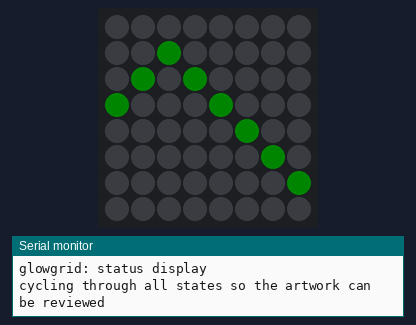
This sketch was run on a simulated Arduino Uno, built with avr-gcc and run on an emulated ATmega328P. Shown: 8×8 RGB LED matrix (first LED top left, wired row by row), the last lines printed to the serial monitor. Dim RGB values are drawn brighter than linear.

Above: at 1.1 s.
At 4.1 s:
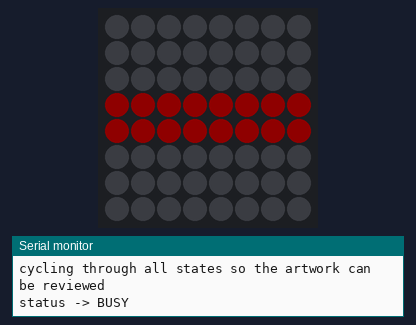
At 7.1 s:
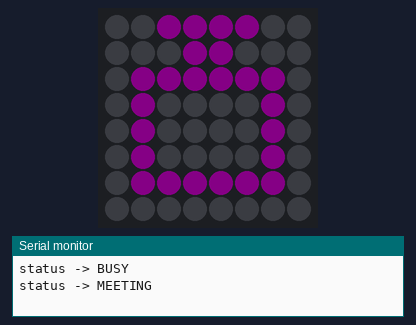
At 10.1 s:
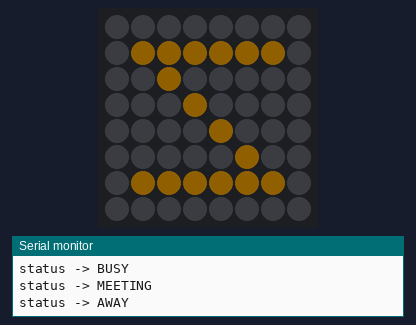
At 13.1 s:
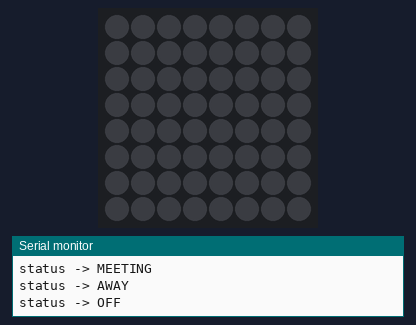

Measured:
- by itself, everything shown: repeats every 15.0 s, in 5 steps
- what the display in image 0 shows lasts 3.0 s, from 1.0 s to 4.0 s

The sketch:

status_display.ino
```cpp
/*
 * glowgrid - step 3: the availability status display
 *
 * This is the real goal: an 8x8 panel showing whether you are available.
 * For now the states cycle on a timer so we can check the artwork reads
 * clearly from across a room. No Bluetooth yet - deliberately.
 *
 * The structure matters more than the timer. Everything goes through:
 *
 *     setStatus(Status)   - change what should be shown
 *     renderStatus()      - draw the current status to the panel
 *
 * When we add BLE in the next step, the ONLY change is that incoming
 * Bluetooth messages call setStatus() instead of the timer in loop().
 * Nothing else here needs to move.
 *
 * Layout, measured in step 2: index 0 bottom-left, horizontal rows,
 * serpentine, bottom row left->right. XY() hides all of that.
 */

#include <FastLED.h>

#define DATA_PIN    13
#define NUM_LEDS    64
#define MATRIX_W    8
#define MATRIX_H    8

#define BRIGHTNESS  15
#define MAX_MILLIAMPS 300

CRGB leds[NUM_LEDS];

/*
 * This enum MUST be declared before any function that mentions it.
 *
 * The Arduino build step auto-generates prototypes for your functions and
 * injects them just above the first function definition in the file. If the
 * enum were declared further down, those generated prototypes would reference
 * a type that does not exist yet and the build fails with a confusing
 * "'Status' was not declared in this scope".
 */
enum Status {
  STATUS_AVAILABLE,
  STATUS_BUSY,
  STATUS_MEETING,
  STATUS_AWAY,
  STATUS_OFF,
  STATUS_COUNT
};

Status currentStatus = STATUS_AVAILABLE;

// ---------------------------------------------------------------------------
// Drawing layer (validated in step 2b)
// ---------------------------------------------------------------------------

int XY(int x, int y) {
  if (x < 0 || x >= MATRIX_W || y < 0 || y >= MATRIX_H) {
    return -1;
  }
  int chainRow = (MATRIX_H - 1) - y;                       // flip vertically
  int xInRow = (chainRow % 2 == 0) ? x : (MATRIX_W - 1 - x); // undo serpentine
  return chainRow * MATRIX_W + xInRow;
}

void setPixel(int x, int y, CRGB colour) {
  int i = XY(x, y);
  if (i >= 0) {
    leds[i] = colour;
  }
}

void drawGlyph(const uint8_t glyph[MATRIX_H], CRGB colour) {
  for (int y = 0; y < MATRIX_H; y++) {
    for (int x = 0; x < MATRIX_W; x++) {
      if ((glyph[y] >> (7 - x)) & 1) {
        setPixel(x, y, colour);
      }
    }
  }
}

// ---------------------------------------------------------------------------
// Status artwork
//
// At 8x8 the only things that read clearly from a distance are bold shapes
// plus a strong colour. Detail is wasted here, so each icon is deliberately
// crude and relies on colour to carry most of the meaning.
// ---------------------------------------------------------------------------

// Tick mark, rising to the right.
const uint8_t GLYPH_TICK[MATRIX_H] = {
  0b00000000,
  0b00000001,
  0b00000010,
  0b00000100,
  0b10001000,
  0b01010000,
  0b00100000,
  0b00000000,
};

// Two solid bars: the universal "do not disturb".
const uint8_t GLYPH_BAR[MATRIX_H] = {
  0b00000000,
  0b00000000,
  0b00000000,
  0b11111111,
  0b11111111,
  0b00000000,
  0b00000000,
  0b00000000,
};

// A monitor on a stand: on a call / in a meeting.
const uint8_t GLYPH_SCREEN[MATRIX_H] = {
  0b00000000,
  0b01111110,
  0b01000010,
  0b01000010,
  0b01000010,
  0b01111110,
  0b00011000,
  0b00111100,
};

/*
 * A 'Z' for away. This replaced a clock face, which was unreadable: a circle
 * with hands inside it needs more than the 6x6 pixels available, so it just
 * looked like an orange blob. A letter fills the grid and reads instantly.
 */
const uint8_t GLYPH_Z[MATRIX_H] = {
  0b00000000,
  0b01111110,
  0b00000100,
  0b00001000,
  0b00010000,
  0b00100000,
  0b01111110,
  0b00000000,
};

const char* statusName(Status s) {
  switch (s) {
    case STATUS_AVAILABLE: return "AVAILABLE";
    case STATUS_BUSY:      return "BUSY";
    case STATUS_MEETING:   return "MEETING";
    case STATUS_AWAY:      return "AWAY";
    case STATUS_OFF:       return "OFF";
    default:               return "?";
  }
}

void setStatus(Status s) {
  if (s != currentStatus) {
    currentStatus = s;
    Serial.print("status -> ");
    Serial.println(statusName(s));
  }
}

void renderStatus() {
  FastLED.clear();

  switch (currentStatus) {
    case STATUS_AVAILABLE:
      drawGlyph(GLYPH_TICK, CRGB::Green);
      break;
    case STATUS_BUSY:
      drawGlyph(GLYPH_BAR, CRGB::Red);
      break;
    case STATUS_MEETING:
      drawGlyph(GLYPH_SCREEN, CRGB::Purple);
      break;
    case STATUS_AWAY:
      drawGlyph(GLYPH_Z, CRGB::Orange);
      break;
    case STATUS_OFF:
    default:
      // leave the panel blank
      break;
  }

  FastLED.show();
}

// ---------------------------------------------------------------------------

void setup() {
  Serial.begin(115200);
  delay(500);
  Serial.println();
  Serial.println("glowgrid: status display");
  Serial.println("cycling through all states so the artwork can be reviewed");

  FastLED.addLeds<WS2812B, DATA_PIN, GRB>(leds, NUM_LEDS);
  FastLED.setBrightness(BRIGHTNESS);
  FastLED.setMaxPowerInVoltsAndMilliamps(5, MAX_MILLIAMPS);
  FastLED.clear(true);
  delay(500);
}

void loop() {
  // Temporary driver. BLE replaces this in the next step.
  for (int s = 0; s < STATUS_COUNT; s++) {
    setStatus((Status)s);
    renderStatus();
    delay(3000);
  }
}
```
